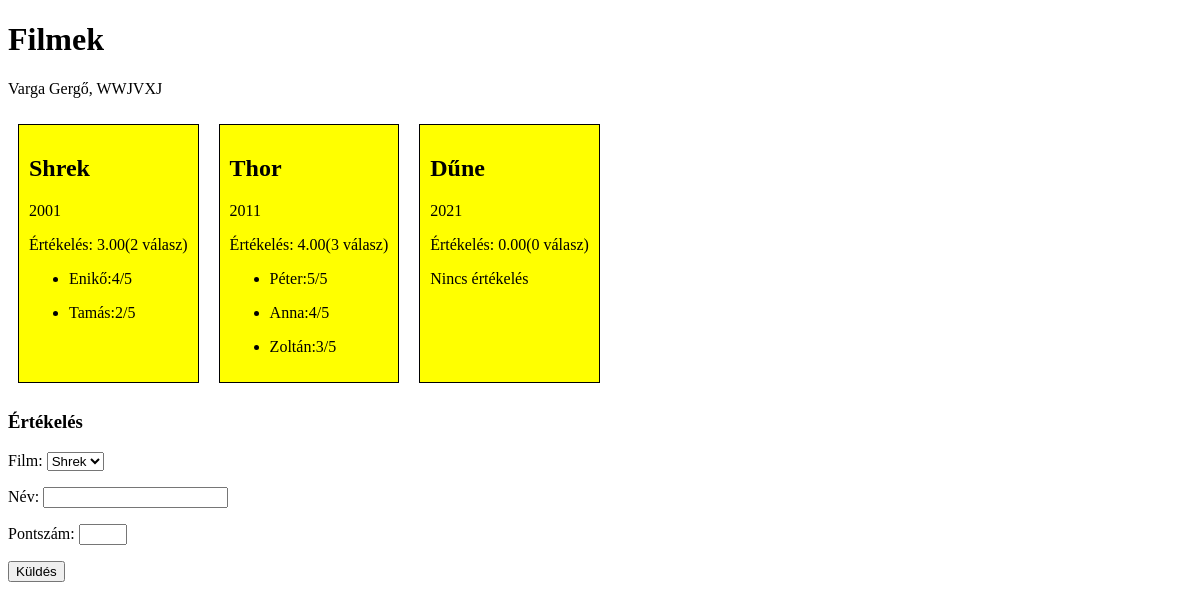
The page / on the database its author committed.
### tables this page shows
CREATE TABLE IF NOT EXISTS `Filmek` (
  `id` INT NOT NULL AUTO_INCREMENT,
  `Cim` VARCHAR(45) NULL,
  `ev` INT NULL,
  PRIMARY KEY (`id`));

CREATE TABLE IF NOT EXISTS `Ertekeles` (
  `id` INT NOT NULL AUTO_INCREMENT,
  `Nev` VARCHAR(45) NULL,
  `Pont` VARCHAR(45) NULL,
  `Filmek_id` INT NOT NULL,
  PRIMARY KEY (`id`, `Filmek_id`),
  INDEX `fk_Ertekeles_Filmek_idx` (`Filmek_id` ASC),
  CONSTRAINT `fk_Ertekeles_Film`
    FOREIGN KEY (`Filmek_id`)
    REFERENCES `Filmek` (`id`)
    ON DELETE NO ACTION
    ON UPDATE NO ACTION);

### index.php (the view, shortened to what this page needs)
<?php
function getDb($hostname="localhost",$username="root",$password="",$dbname="mydb"):PDO{
    try{
    $db=new PDO("mysql:host=$hostname;dbname=$dbname",$username,$password);
    $db->setAttribute(PDO::ATTR_ERRMODE,PDO::ERRMODE_EXCEPTION);
    return $db;
    } catch(PDOException $e){
    echo 'Sikertelen' . $e->getMessage();
    exit;
    }
}
$db=getDb();
$query = $db->query("SELECT filmek.*, FORMAT(COALESCE(avg(ertekeles.pont),0),2) as ossz, count(ertekeles.pont) as db FROM filmek
            LEFT JOIN ertekeles ON filmek.id = ertekeles.filmek_id
            WHERE filmek.ev > 2000
            GROUP BY filmek.id, filmek.cim, filmek.ev
            ORDER BY filmek.ev;");
$filmek = $query->fetchAll(PDO::FETCH_ASSOC);
$query=$db->query("select * from ertekeles");
$ertekelesek=[];
foreach ($query->fetchAll(PDO::FETCH_ASSOC) as $e) {
    $ertekelesek[$e['Filmek_id']][] = $e;
}
?>
<!DOCTYPE html>
<html lang="hun">
<head>
    <link rel="stylesheet" href="style.css">
</head>
<body>
    <h1>Filmek</h1>
    <p>Varga Gergő, WWJVXJ</p>
<div class="Filmek">
<?php foreach ($filmek as $movie): ?>
     <div class="Film">
        <h2><?= $movie['Cim'] ?></h2>
        <p><?= $movie['ev']?></p>
        <p><span id="ert">Értékelés: </span><?= $movie['ossz']?>(<?= $movie['db']?> válasz)</p>
             <?php if (!empty($ertekelesek[$movie['id']])): ?>
                <?php foreach ($ertekelesek[$movie['id']] as $ertekeles): ?>
                     <ul>
                     <li><?= $ertekeles['Nev']?>:<?= $ertekeles['Pont']?>/5</li>
                     </ul>
                <?php endforeach ?>
            <?php else: ?>
             <p>Nincs értékelés</p>
                <?php endif; ?>
</div>
<?php endforeach ?>
</div>
<form action="rate.php" method="post">
            <h3>Értékelés</h3>
            Film:
            <select name="filmek">
            <?php foreach ($filmek as $movie): ?>
                <option value=<?=$movie['id']?>><?= $movie['Cim'] ?></option>
                <?php endforeach ?>
            </select>
            <p>
                <label>Név: <input type="text" name="nev" /></label>
            </p>
            <p>
                <label>Pontszám: <input type="number" name="szam" min="1" max="5" id=szam /><span id="hely"></span></label>
            </p>
            <p>
                <input type="submit" value="Küldés" name="uj" />
            </p>
        </form>
</body>
</html>

### style.css (style rules this page uses)
.Filmek { display: flex; }
.Film { margin:10px; padding:10px; background: yellow; border: 1px solid; }
#ert { font-style: bold; }

### rows shown on the page
filmek: Cim "Shrek", ev "2001", ossz "3.00", db "2"
ertekeles: Nev "Enikő", Pont "4"
ertekeles: Nev "Tamás", Pont "2"
filmek: Cim "Thor", ev "2011", ossz "4.00", db "3"
ertekeles: Nev "Péter", Pont "5"
ertekeles: Nev "Anna", Pont "4"
ertekeles: Nev "Zoltán", Pont "3"
filmek: Cim "Dűne", ev "2021", ossz "0.00", db "0", shows "Nincs értékelés"

### other values the page prints
form field filmek "Shrek"
